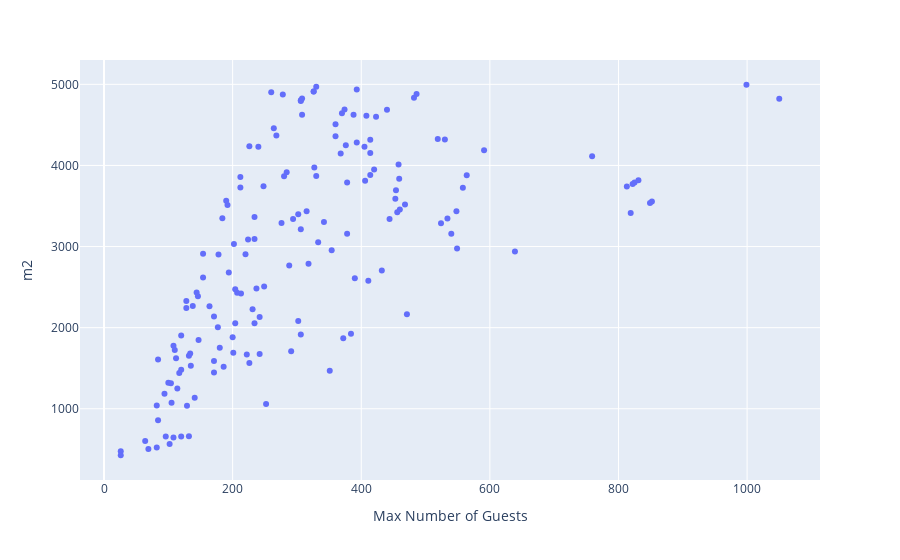

Source (notebook cell):
### Code cell
d.line_plot('Max Number of Guests','m2')

### Figure 1 — Plotly figure (JSON) as saved in the notebook; plotly's stock layout.template omitted (floating-point values rounded to 4 significant figures; data arrays with more than 128 entries replaced by an {"elided": "..."} marker saying what was removed)
{"data": [{"hovertemplate": "Max Number of Guests=%{x}<br>m2=%{y}<extra></extra>", "legendgroup": "", "marker": {"color": "#636efa", "symbol": "circle"}, "mode": "markers", "name": "", "orientation": "v", "showlegend": false, "type": "scatter", "x": {"elided": "160 int values"}, "xaxis": "x", "y": {"elided": "160 int values"}, "yaxis": "y"}], "layout": {"legend": {"tracegroupgap": 0}, "margin": {"t": 60}, "xaxis": {"anchor": "y", "domain": [0, 1], "title": {"text": "Max Number of Guests"}}, "yaxis": {"anchor": "x", "domain": [0, 1], "title": {"text": "m2"}}}}
